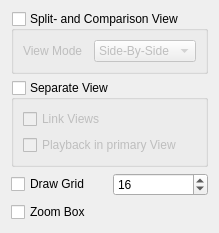
<?xml version="1.0" encoding="UTF-8"?>
<ui version="4.0">
 <class>splitViewControlsWidget</class>
 <widget class="QWidget" name="splitViewControlsWidget">
  <property name="geometry">
   <rect>
    <x>0</x>
    <y>0</y>
    <width>185</width>
    <height>207</height>
   </rect>
  </property>
  <property name="windowTitle">
   <string>Form</string>
  </property>
  <layout class="QVBoxLayout" name="verticalLayout">
   <item>
    <widget class="QGroupBox" name="SplitViewgroupBox">
     <property name="title">
      <string>Split- and Comparison View</string>
     </property>
     <property name="checkable">
      <bool>true</bool>
     </property>
     <property name="checked">
      <bool>false</bool>
     </property>
     <layout class="QHBoxLayout" name="horizontalLayout">
      <item>
       <widget class="QLabel" name="viewModeLaybel">
        <property name="text">
         <string>View Mode</string>
        </property>
       </widget>
      </item>
      <item>
       <widget class="QComboBox" name="viewComboBox">
        <item>
         <property name="text">
          <string>Side-By-Side</string>
         </property>
        </item>
        <item>
         <property name="text">
          <string>Comparison</string>
         </property>
        </item>
       </widget>
      </item>
     </layout>
    </widget>
   </item>
   <item>
    <widget class="QGroupBox" name="separateViewGroupBox">
     <property name="title">
      <string>Separate View</string>
     </property>
     <property name="checkable">
      <bool>true</bool>
     </property>
     <property name="checked">
      <bool>false</bool>
     </property>
     <layout class="QVBoxLayout" name="verticalLayout_2">
      <item>
       <widget class="QCheckBox" name="linkViewsCheckBox">
        <property name="text">
         <string>Link Views</string>
        </property>
       </widget>
      </item>
      <item>
       <widget class="QCheckBox" name="playbackPrimaryCheckBox">
        <property name="text">
         <string>Playback in primary View</string>
        </property>
       </widget>
      </item>
     </layout>
    </widget>
   </item>
   <item>
    <layout class="QGridLayout" name="gridLayout">
     <item row="0" column="0">
      <widget class="QCheckBox" name="regularGridCheckBox">
       <property name="text">
        <string>Draw Grid</string>
       </property>
      </widget>
     </item>
     <item row="0" column="1">
      <widget class="QSpinBox" name="gridSizeBox">
       <property name="maximum">
        <number>99999</number>
       </property>
       <property name="value">
        <number>16</number>
       </property>
      </widget>
     </item>
     <item row="1" column="0">
      <widget class="QCheckBox" name="zoomBoxCheckBox">
       <property name="text">
        <string>Zoom Box</string>
       </property>
      </widget>
     </item>
    </layout>
   </item>
   <item>
    <spacer name="verticalSpacer">
     <property name="orientation">
      <enum>Qt::Vertical</enum>
     </property>
     <property name="sizeHint" stdset="0">
      <size>
       <width>20</width>
       <height>40</height>
      </size>
     </property>
    </spacer>
   </item>
  </layout>
 </widget>
 <resources/>
 <connections/>
</ui>
